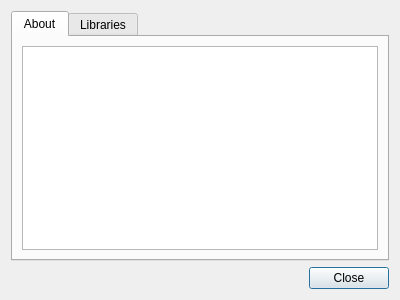
<?xml version="1.0" encoding="UTF-8"?>
<ui version="4.0">
 <class>AboutDialog</class>
 <widget class="QDialog" name="AboutDialog">
  <property name="geometry">
   <rect>
    <x>0</x>
    <y>0</y>
    <width>400</width>
    <height>300</height>
   </rect>
  </property>
  <property name="sizePolicy">
   <sizepolicy hsizetype="Expanding" vsizetype="Expanding">
    <horstretch>0</horstretch>
    <verstretch>0</verstretch>
   </sizepolicy>
  </property>
  <property name="minimumSize">
   <size>
    <width>400</width>
    <height>300</height>
   </size>
  </property>
  <property name="focusPolicy">
   <enum>Qt::NoFocus</enum>
  </property>
  <property name="windowTitle">
   <string>About</string>
  </property>
  <property name="windowIcon">
   <iconset theme="earthquake">
    <normaloff>.</normaloff>.</iconset>
  </property>
  <property name="modal">
   <bool>false</bool>
  </property>
  <layout class="QGridLayout" name="gridLayout">
   <item row="0" column="0">
    <layout class="QVBoxLayout" name="verticalLayout">
     <property name="sizeConstraint">
      <enum>QLayout::SetDefaultConstraint</enum>
     </property>
     <item>
      <widget class="QTabWidget" name="tabWidget">
       <property name="currentIndex">
        <number>0</number>
       </property>
       <widget class="QWidget" name="Tab_About">
        <property name="sizePolicy">
         <sizepolicy hsizetype="Expanding" vsizetype="Expanding">
          <horstretch>0</horstretch>
          <verstretch>0</verstretch>
         </sizepolicy>
        </property>
        <attribute name="title">
         <string>About</string>
        </attribute>
        <layout class="QGridLayout" name="gridLayout_4">
         <item row="0" column="0">
          <widget class="QTextEdit" name="TextBox_About">
           <property name="focusPolicy">
            <enum>Qt::NoFocus</enum>
           </property>
           <property name="autoFillBackground">
            <bool>false</bool>
           </property>
           <property name="readOnly">
            <bool>true</bool>
           </property>
           <property name="html">
            <string>&lt;!DOCTYPE HTML PUBLIC &quot;-//W3C//DTD HTML 4.0//EN&quot; &quot;http://www.w3.org/TR/REC-html40/strict.dtd&quot;&gt;
&lt;html&gt;&lt;head&gt;&lt;meta name=&quot;qrichtext&quot; content=&quot;1&quot; /&gt;&lt;style type=&quot;text/css&quot;&gt;
p, li { white-space: pre-wrap; }
&lt;/style&gt;&lt;/head&gt;&lt;body style=&quot; font-family:'Ubuntu'; font-size:10pt; font-weight:400; font-style:normal;&quot;&gt;
&lt;p style=&quot;-qt-paragraph-type:empty; margin-top:0px; margin-bottom:0px; margin-left:0px; margin-right:0px; -qt-block-indent:0; text-indent:0px;&quot;&gt;&lt;br /&gt;&lt;/p&gt;&lt;/body&gt;&lt;/html&gt;</string>
           </property>
           <property name="textInteractionFlags">
            <set>Qt::TextBrowserInteraction</set>
           </property>
          </widget>
         </item>
        </layout>
       </widget>
       <widget class="QWidget" name="Tab_Libraries">
        <property name="sizePolicy">
         <sizepolicy hsizetype="Expanding" vsizetype="Expanding">
          <horstretch>0</horstretch>
          <verstretch>0</verstretch>
         </sizepolicy>
        </property>
        <attribute name="title">
         <string>Libraries</string>
        </attribute>
        <layout class="QGridLayout" name="gridLayout_3">
         <item row="0" column="0">
          <widget class="QTextEdit" name="TextBox_Libraries">
           <property name="focusPolicy">
            <enum>Qt::NoFocus</enum>
           </property>
           <property name="autoFillBackground">
            <bool>false</bool>
           </property>
           <property name="readOnly">
            <bool>true</bool>
           </property>
           <property name="html">
            <string>&lt;!DOCTYPE HTML PUBLIC &quot;-//W3C//DTD HTML 4.0//EN&quot; &quot;http://www.w3.org/TR/REC-html40/strict.dtd&quot;&gt;
&lt;html&gt;&lt;head&gt;&lt;meta name=&quot;qrichtext&quot; content=&quot;1&quot; /&gt;&lt;style type=&quot;text/css&quot;&gt;
p, li { white-space: pre-wrap; }
&lt;/style&gt;&lt;/head&gt;&lt;body style=&quot; font-family:'Ubuntu'; font-size:10pt; font-weight:400; font-style:normal;&quot;&gt;
&lt;p style=&quot;-qt-paragraph-type:empty; margin-top:0px; margin-bottom:0px; margin-left:0px; margin-right:0px; -qt-block-indent:0; text-indent:0px;&quot;&gt;&lt;br /&gt;&lt;/p&gt;&lt;/body&gt;&lt;/html&gt;</string>
           </property>
           <property name="textInteractionFlags">
            <set>Qt::TextBrowserInteraction</set>
           </property>
          </widget>
         </item>
        </layout>
       </widget>
      </widget>
     </item>
     <item>
      <widget class="QDialogButtonBox" name="buttonBox">
       <property name="orientation">
        <enum>Qt::Horizontal</enum>
       </property>
       <property name="standardButtons">
        <set>QDialogButtonBox::Close</set>
       </property>
       <property name="centerButtons">
        <bool>false</bool>
       </property>
      </widget>
     </item>
    </layout>
   </item>
  </layout>
 </widget>
 <resources/>
 <connections>
  <connection>
   <sender>buttonBox</sender>
   <signal>accepted()</signal>
   <receiver>AboutDialog</receiver>
   <slot>accept()</slot>
   <hints>
    <hint type="sourcelabel">
     <x>229</x>
     <y>272</y>
    </hint>
    <hint type="destinationlabel">
     <x>157</x>
     <y>274</y>
    </hint>
   </hints>
  </connection>
  <connection>
   <sender>buttonBox</sender>
   <signal>rejected()</signal>
   <receiver>AboutDialog</receiver>
   <slot>reject()</slot>
   <hints>
    <hint type="sourcelabel">
     <x>316</x>
     <y>260</y>
    </hint>
    <hint type="destinationlabel">
     <x>286</x>
     <y>274</y>
    </hint>
   </hints>
  </connection>
 </connections>
</ui>
